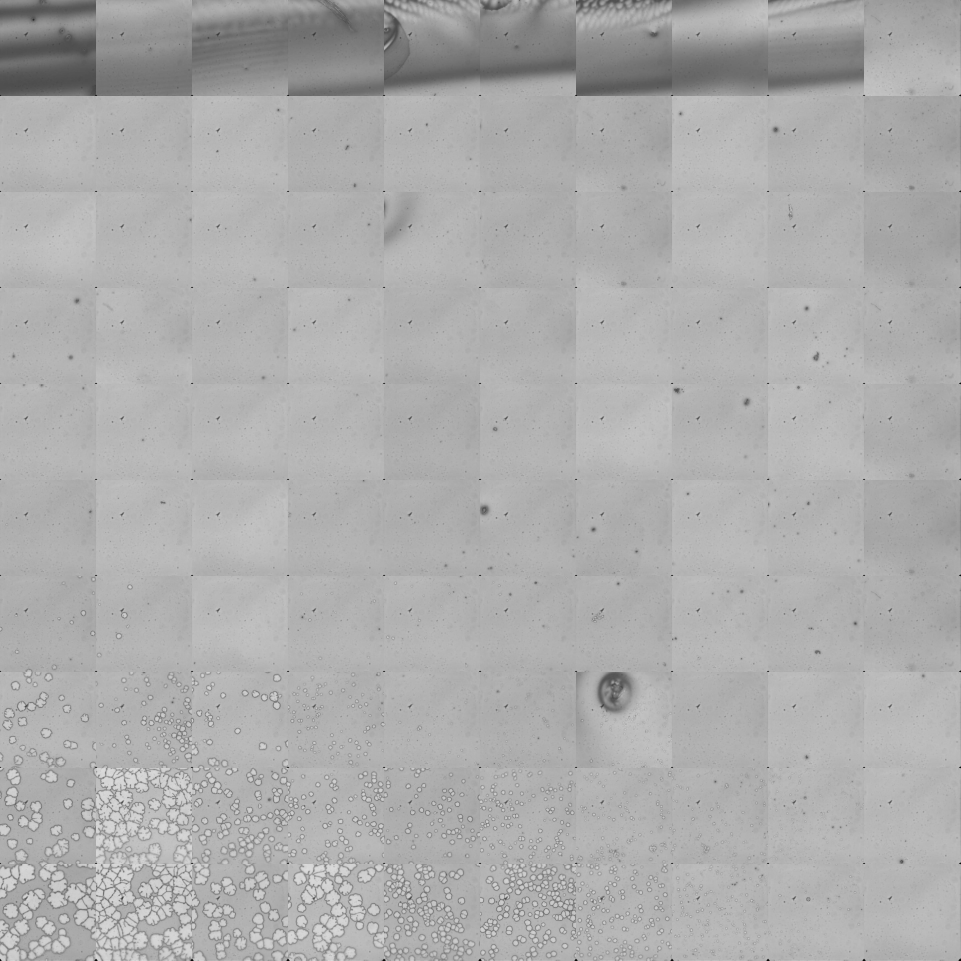
#> input picture Raymond/16px_crop_shadow_triangle_removed.jpg, 4801 x 4801 px (shown at 1/5 size)
$ python hist.py ../16px_crop_shadow_triangle_removed.jpg
#> lines starting #> are read from the running program, lines starting #| are printed output that depends on the picture
#!/usr/bin/env python3

from os import sys
from skimage import io, exposure
from skimage.filters import try_all_threshold
from matplotlib import pyplot as plt
import numpy as np

def Main():
   file_names = sys.argv[1:]

   if len(file_names) == 0:
      print('No files to process in program arguments')
      return

   for name in file_names:
      img = io.imread(name, as_gray=True)
#> img is the input picture: shape (4801, 4801); min 0, max 235, mean 173

      # contrast adjustment
      p2, p98 = np.percentile(img, (2, 98))
#> p2 = 111; p98 = 200
      img = exposure.rescale_intensity(img, in_range=(p2, p98))
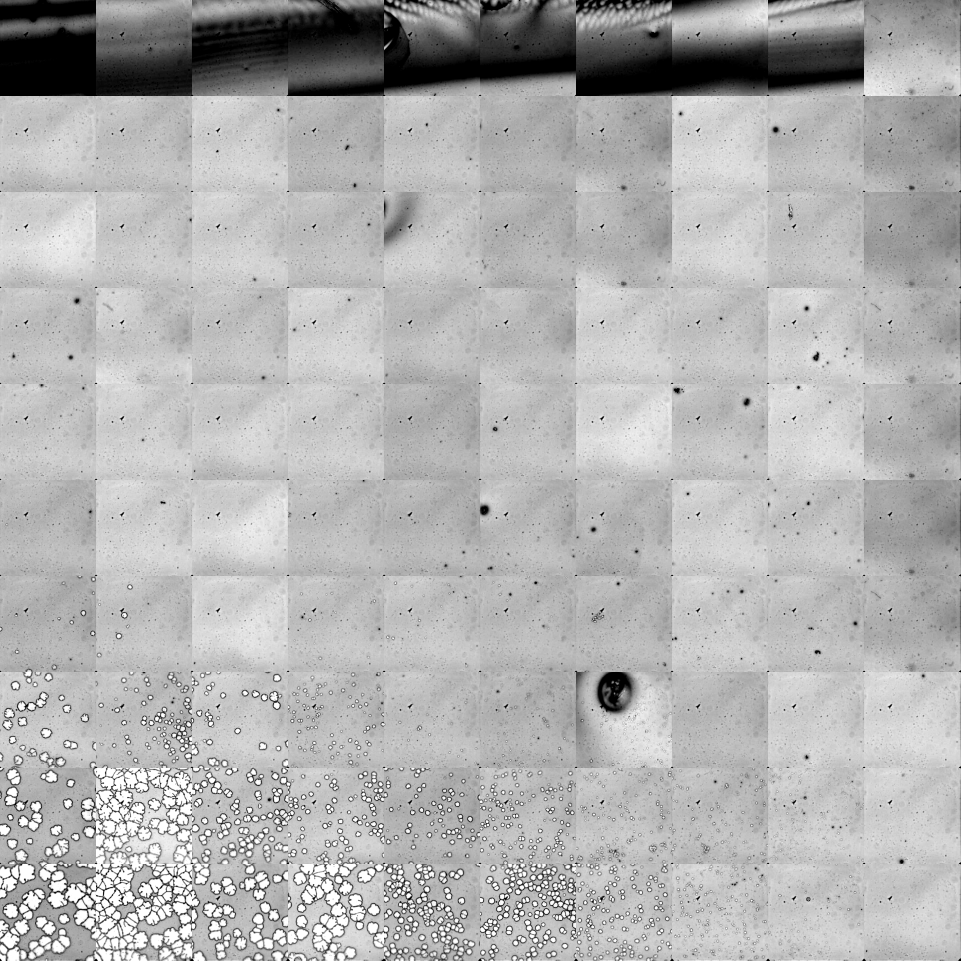
#> img: shape (4801, 4801) (shown at 1/5 size); min 0, max 255, mean 177.6

      #plt.imshow(img, cmap=plt.cm.gray)
      #plt.show()

      fig, ax = try_all_threshold(img, figsize=(10, 8), verbose=False)
      plt.show()
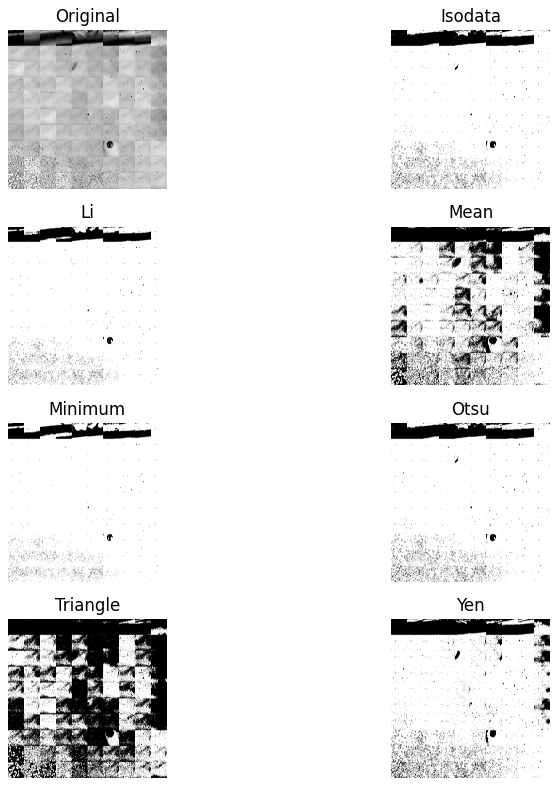
#> figure drawn by matplotlib, 8 panels

      accept = input('Continue ? (Y/N) ')
#> the answer given: n
      if len(accept) and accept.upper()[0] != 'Y': break

if __name__ == '__main__':
   Main()
